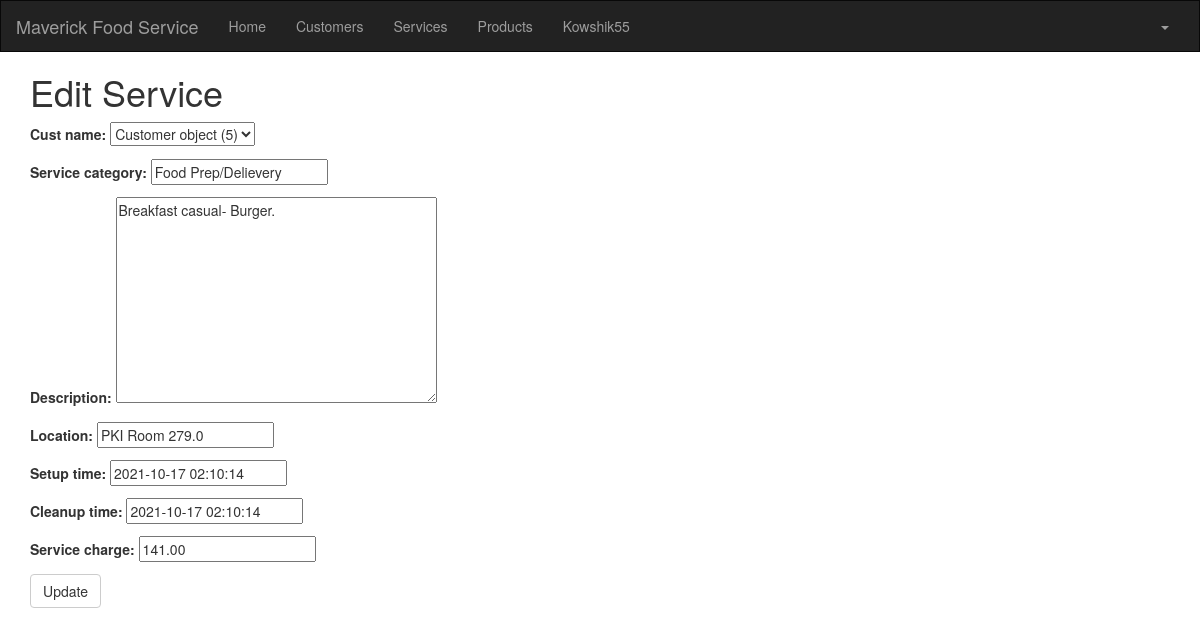
Page /service/1/edit/ (signed in) on the committed database.
### crm/models.py (models this page shows, shortened)
class Service(models.Model):
    cust_name = models.ForeignKey(Customer, on_delete=models.CASCADE, related_name='services')
    service_category = models.CharField(max_length=100)
    description = models.TextField()
    location = models.CharField(max_length=200)
    setup_time = models.DateTimeField(
        default=timezone.now)
    cleanup_time = models.DateTimeField(
        default=timezone.now)
    service_charge = models.DecimalField(max_digits=10, decimal_places=2)
    created_date = models.DateTimeField(
        default=timezone.now)
    updated_date = models.DateTimeField(auto_now_add=True)

### crm/views.py (the view)
# urls.py: path('service/<int:pk>/edit/', views.service_edit, name='service_edit'),
@login_required
def service_edit(request, pk):
   service = get_object_or_404(Service, pk=pk)
   if request.method == "POST":
       form = ServiceForm(request.POST, instance=service)
       if form.is_valid():
           service = form.save()
           service.updated_date = timezone.now()
           service.save()
           services = Service.objects.filter(created_date__lte=timezone.now())
           return render(request, 'crm/service_list.html', {'services': services})
   else:
       form = ServiceForm(instance=service)
   return render(request, 'crm/service_edit.html', {'form': form})

### crm/forms.py
class ServiceForm(forms.ModelForm):
 class Meta:
       model = Service
       fields = ('cust_name', 'service_category', 'description', 'location', 'setup_time', 'cleanup_time', 'service_charge' )

### crm/templates/crm/service_edit.html (shortened to what this page needs)
<!DOCTYPE html>
<html lang="en">
{% extends 'crm/base.html' %}
{% block content %}
    <h1>Edit Service</h1>
    <form method="POST" class="service-form">{% csrf_token %}
        {{ form.as_p }}
        <button type="submit" class="save btn btn-default">Update</button>
    </form>
{% endblock %}

### crm/templates/crm/base.html (shortened to what this page needs)
<!DOCTYPE html>
{% load static %}
<html lang="en">
<head>
<link rel="stylesheet" href="https://maxcdn.bootstrapcdn.com/bootstrap/3.3.7/css/bootstrap.min.css">
</head>
<body id="app-layout">
<nav class="navbar navbar-inverse">
<div class="container-fluid">
<div class="navbar-header">
<a class="navbar-brand" href="/">
                Maverick Food Service
</a>
</div>
<div class="collapse navbar-collapse" id="myNavbar">
<ul class="nav navbar-nav">
<li><a href="{% url 'crm:home' %}">Home</a></li>
<li><a href="{% url 'crm:customer_list' %}">Customers</a></li>
<li><a href="{% url 'crm:service_list' %}">Services</a></li>
<li><a href="{% url 'crm:product_list' %}">Products</a></li>
    <li><a >{{ user.username }}</a></li>
</ul>
<ul class="nav navbar-nav navbar-right">
                {% if user.is_authenticated%}
<li class="dropdown">
<a href="#" class="dropdown-toggle" data-toggle="dropdown" role="button" aria-expanded="false">
<span class="caret"></span>
</a>
</li>
                {% else %}
<li><a href="{% url 'login' %}"><span class="glyphiconglyphicon-log-in"></span> Login</a></li>
                    <li><a href="{% url 'sign_up_page' %}"><span class="glyphiconglyphicon-log-in"></span> Sign Up</a></li>
                {% endif %}
</ul>
</div>
</div>
</nav>
<div class="content container">
<div class="row">
<div class="col-md-8">
            {% block content %}{% endblock%}
</div>
</div>
</body>
</html>

### crm/templates/crm/base.html (style rules this page uses)
.navbar { margin-bottom: 0; border-radius: 0; }

### rows in the picture
Service: cust_name "Customer object (5)", service_category "Food Prep/Delievery", description "Breakfast casual- Burger.", location "PKI Room 279.0", setup_time "2021-10-17 02:10:14", cleanup_time "2021-10-17 02:10:14", service_charge "141.00"

### other values in the picture
{{ user.username }} "Kowshik55"
